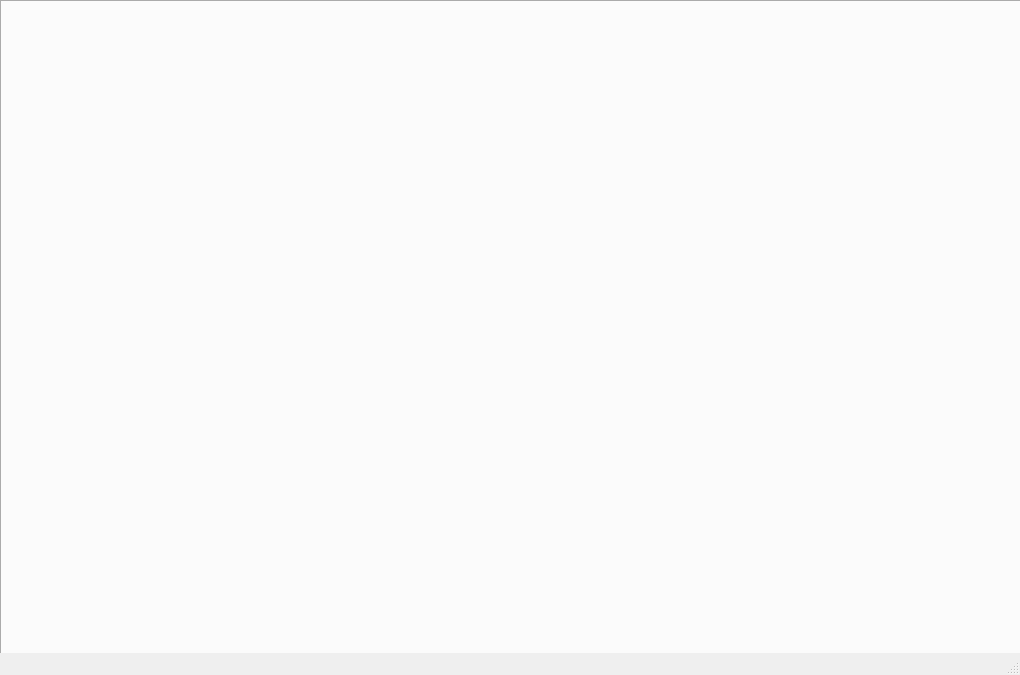
<?xml version="1.0" encoding="UTF-8"?>
<ui version="4.0">
 <class>MainWindow</class>
 <widget class="QMainWindow" name="MainWindow">
  <property name="geometry">
   <rect>
    <x>0</x>
    <y>0</y>
    <width>1020</width>
    <height>675</height>
   </rect>
  </property>
  <property name="contextMenuPolicy">
   <enum>Qt::ActionsContextMenu</enum>
  </property>
  <property name="windowTitle">
   <string>MainWindow</string>
  </property>
  <widget class="QWidget" name="centralwidget">
   <widget class="QTabWidget" name="tabWidget">
    <property name="geometry">
     <rect>
      <x>0</x>
      <y>0</y>
      <width>1071</width>
      <height>661</height>
     </rect>
    </property>
    <property name="mouseTracking">
     <bool>false</bool>
    </property>
    <property name="focusPolicy">
     <enum>Qt::TabFocus</enum>
    </property>
    <property name="contextMenuPolicy">
     <enum>Qt::ActionsContextMenu</enum>
    </property>
    <property name="acceptDrops">
     <bool>false</bool>
    </property>
    <property name="currentIndex">
     <number>-1</number>
    </property>
   </widget>
  </widget>
  <widget class="QStatusBar" name="statusbar"/>
  <widget class="QMenuBar" name="menubar">
   <property name="geometry">
    <rect>
     <x>0</x>
     <y>0</y>
     <width>1020</width>
     <height>21</height>
    </rect>
   </property>
  </widget>
 </widget>
 <resources/>
 <connections/>
</ui>
